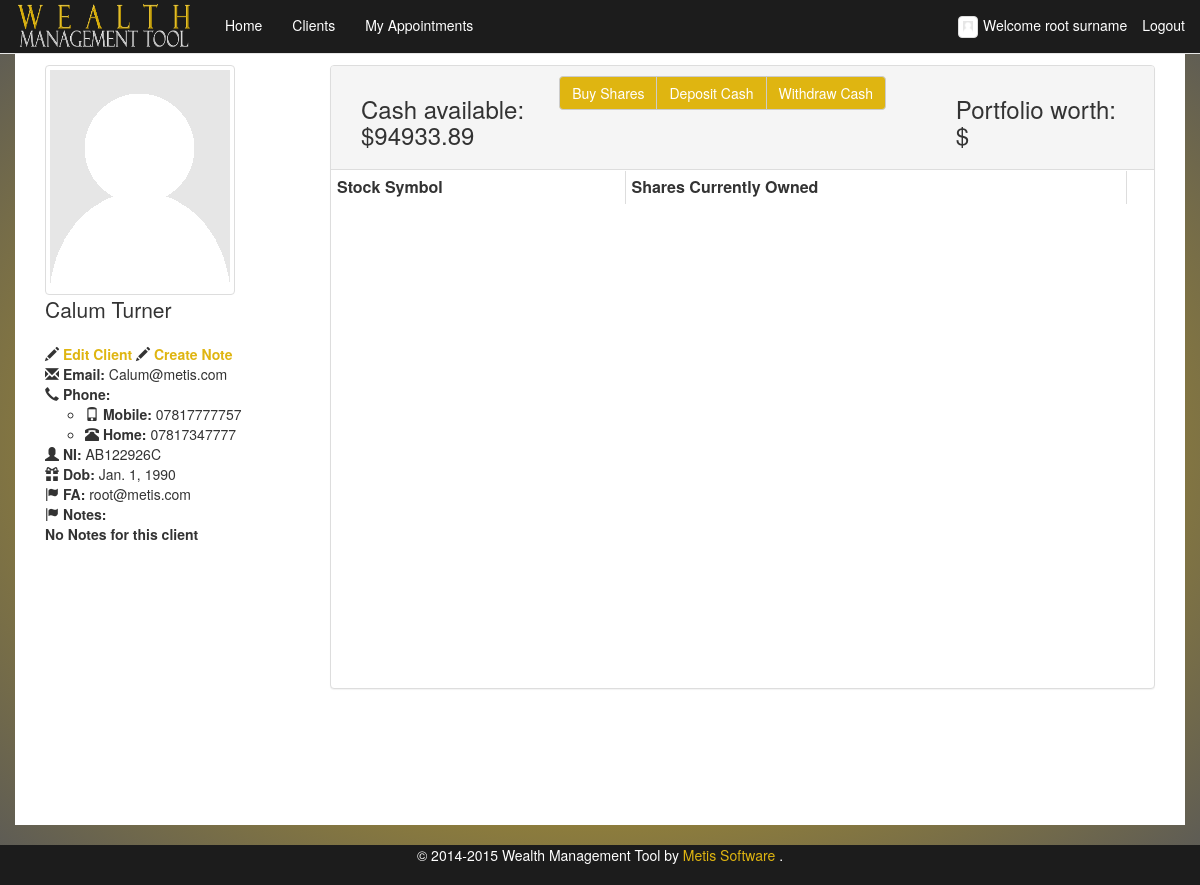
/client_details/?client=AB122926C (signed in), run on the app's committed database.
### wms/models.py (models this page shows, shortened)
class FA(AbstractBaseUser, PermissionsMixin):
    email = models.EmailField(max_length=64, unique=True)
    first_name = models.CharField(max_length=64, default="**DEFAULT**")
    middle_name = models.CharField(max_length=64, blank=True)
    surname = models.CharField(max_length=64, default="**DEFAULT**")
    image = models.ImageField(upload_to='fa_images', default='/media/person-placeholder.png')
    dob = models.DateField(default="1990-01-01")
    ni_regex = RegexValidator(regex=r'^(?!BG)(?!GB)(?!NK)(?!KN)(?!TN)(?!NT)(?!ZZ)(?:[A-CEGHJ-PR-TW-Z][A-CEGHJ-NPR-TW-Z])(?:\s*\d\s*){6}([A-D]|\s)$', message="Must be in the format: 'AA999999A', restrictions to characters apply'")
    ni_number = models.CharField(
        max_length=9, validators=[ni_regex], primary_key=True)
    is_staff=models.BooleanField(default=False)
    is_admin=models.BooleanField(default=False)
    is_active=models.BooleanField(default=False)
    USERNAME_FIELD = 'email'
    REQUIRED_FIELDS = ['first_name', 'surname', 'dob', 'ni_number']
    objects = FAUserManager()

class Client(models.Model):
    first_name = models.CharField(max_length=64)
    middle_name = models.CharField(max_length=64, blank=True)
    surname = models.CharField(max_length=64)
    image = models.ImageField(upload_to='client_images', default='/media/person-placeholder.png')
    dob = models.DateField(default="1990-01-01")
    ni_regex = RegexValidator(regex=r'^(?!BG)(?!GB)(?!NK)(?!KN)(?!TN)(?!NT)(?!ZZ)(?:[A-CEGHJ-PR-TW-Z][A-CEGHJ-NPR-TW-Z])(?:\s*\d\s*){6}([A-D]|\s)$', message="Must be in the format: 'AA999999A', restrictions to characters apply'")
    ni_number = models.CharField(max_length=9, validators=[ni_regex], primary_key=True)
    email = models.EmailField(max_length=64)
    phone_regex = RegexValidator(
        regex=r'^\+?1?\d{9,15}$',
        message="Not a valid phone number. Up to 9 digits allowed.")
    home_phone = models.CharField(
        max_length=11, validators=[phone_regex], blank=True
    )
    mob_phone = models.CharField(
        max_length=11, validators=[phone_regex], blank=True
    )
    cash = models.DecimalField(max_digits=20, decimal_places=2)
    fa = models.ForeignKey(FA)
    twitter_username = models.CharField(validators=[RegexValidator(
                                                    regex="^(\w){1,15}$",
                                                    message="Not a valid username,please remove @ and max of 15 cahracters"
                                                    )],
                                        blank=True, max_length= 15)
    twitter_widget_id = models.CharField(max_length=18, blank=True,
                                         validators=[RegexValidator(
                                             regex='[\d]{18}',
                                             message="Not a valid Twitter widget id. must be 18 digits"
                                         )])

### wms/views.py (the view, shortened to what this page needs)
# urls.py: url(r'^client_details/', 'client_details', name='client_details'),
@login_required
def client_details(request):
    get_params = request.GET
    if(get_params.get('client') is None):
        return HttpResponseRedirect('/clients/')
    else:
        try:
            client = Client.objects.get(ni_number=get_params.get('client'))
            shares = Share.objects.filter(owner=get_params.get('client'))
            Notes = MeetingNotes.objects.filter(client=get_params.get('client'))
            sorted_Shares = {}
            owned_shares = {}
            if client.twitter_username=="":
                twitter = False
            else:
                twitter = True
            return render_to_response('wms/client_details.html',
                                      {'client_details': client,'shares': sorted_Shares,'owned_shares':owned_shares,'twitter':twitter,'notes':Notes}, context_instance=RequestContext(request))
        except ObjectDoesNotExist:
            return render_to_response('wms/client_details.html',{}, context_instance=RequestContext)

### wms/templates/wms/client_details.html (shortened to what this page needs)
{% extends "wms/base_boot.html" %}
{% load staticfiles %}
{% load custom_filters %}
{% block content %}
{% if client_details %}
    <div class="container">
        <div class="col-md-3 col-sm-3">
            <img class="img-responsive img-thumbnail" src="{{ client_details.image.url }}" alt="Person Placeholder">
            <p class="lead">{{client_details.first_name}} {{client_details.middle_name}} {{client_details.surname}}</p>
            <ul class="list-unstyled">
                <li>
                    <span class="glyphicon glyphicon-pencil"></span> <strong><a href="{% url "edit_client" client_details.ni_number %}">Edit Client </a></strong>
                    <span class="glyphicon glyphicon-pencil"></span> <strong><a href="{% url "create_note" client_details.ni_number %}">Create Note </a></strong>
                </li>
                <li>
                    <span class="glyphicon glyphicon-envelope"> </span> <strong>Email:</strong> {{ client_details.email}}
                </li>
                <li>
                    <span class="glyphicon glyphicon-earphone"></span> <strong>Phone:</strong>
                    <ul class="">
                        <li>
                            <span class="glyphicon glyphicon-phone"></span> <strong>Mobile:</strong> {{ client_details.mob_phone}}
                        </li>
                        <li>
                            <span class="glyphicon glyphicon-phone-alt"></span> <strong>Home:</strong> {{ client_details.home_phone}}
                        </li>
                    </ul>
                </li>
                <li>
                    <span class="glyphicon glyphicon-user"></span> <strong data-toggle="tooltip" data-placement="right" title="National Insurance Number">NI:</strong> {{client_details.ni_number}}
                </li>
                <li>
                    <span class="glyphicon glyphicon-gift"></span> <strong data-toggle="tooltip" data-placement="right" title="Date of Birth">Dob:</strong> {{client_details.dob}}
                </li>
                <li>
                    <span class="glyphicon glyphicon-flag" ></span> <strong data-toggle="tooltip" data-placement="right" title="Financial Adviser">FA:</strong> {{client_details.fa}}
                </li>
                <li>
                <span class="glyphicon glyphicon-flag" ></span> <strong data-toggle="tooltip" data-placement="right" title="Notes">Notes:</strong>
            </li>
	    {% if notes %}
	    {% for n in notes %}
	    <li>{{n.event.startDateTime.date}}</li>
	    <li>{{n.note}}</li>
		{% endfor %}
		{% else %}
		<strong> No Notes for this client </strong>
		{% endif %}
        </ul>
    </div>
        <div class = "col-md-9 col-sm-9">
            <div class="container-fluid panel panel-default" id="users" >
                <div class="row panel-heading">
                    <h3 class="col-md-3 col-xs-3">Cash available: $<span class="client_cash_available">{{ client_details.cash }}</span></h3>
                    <div class="btn-group col-md-6 col-xs-6" style="margin-bottom:1%;">
                        <button type="button" class="btn btn-default" data-toggle="modal" data-target="#StockModal">Buy Shares</button>
                        <button type="button" class="btn btn-default" data-toggle="modal" data-target="#DepositModal">Deposit Cash</button>
                        <button type="button" class="btn btn-default" data-toggle="modal" data-target="#WithdrawModal">Withdraw Cash</button>
                     </div>
                    <h3 class="col-md-3 col-xs-3">Portfolio worth: $ </h3>
                </div>
                <div class="panel-body row table-responsive" style="height: 70%; padding: 1px 1px 1px 1px;">
                    <table class="table table-bordered table-condensed table-hover col-md-12" style="background-color: #ffffff; margin-bottom: 0; ">
                        <thead>
                            <th>Stock Symbol</th>
                            <th>Shares Currently Owned</th>
                            <th></th>
                        </thead>
                            </table>
                </div>
            </div>
        </div>
    </div>
    </div>
    {% else %}
        <p>No client data</p>
    {% endif %}
{%  endblock %}

### wms/templates/wms/base_boot.html (shortened to what this page needs)
{% load staticfiles %}
<html>
<head>
<link rel="stylesheet" type="text/css" href="{% static 'wms/css/style-bootstrap.css' %}" />
<link href="{% static "wms/css/bootstrap.css" %}" rel="stylesheet">
<link href="{% static "wms/css/magnific-popup.css" %}" rel="stylesheet" type="text/css">
<link rel="stylesheet" type="text/css" href="{% static "wms/css/jquery.fancybox.css" %}" media="screen" />
<link href="{% static "wms/css/bootstrap-sticky-footer.css" %}" rel="stylesheet">
</head>
<body>
<nav class="navbar navbar-default navbar-fixed-top" id="home">
	<div class="container-fluid">
		<div class="navbar-header">
			<a href="/" class="navbar-brand">
				<img src="{% static "wms/images/logo.png" %}" alt="Wealth Management Tool" height="54" width="180" style="margin-top: -15px;" /></a>
		</div>
		<div id="navbar" class="navbar-collapse collapse">
			<ul class="nav navbar-nav">
				<li><a id="home" href="/">Home</a></li>
				<li><a id="clients" href="/clients/">Clients</a></li>
				<li><a id="appointments" href="/appointments/">My Appointments</a></li>
			</ul>
			<ul class="nav navbar-nav navbar-right">
				{% if user.is_authenticated %}
				<li class="text-center" style="padding-top: 15px;padding-bottom: 15px;"><img src="{{ user.image.url }}" class="img-responsive img-thumbnail" style="max-width: 20px; margin-right:5px;"/>Welcome  {{ user.first_name }} {{ user.surname }}</li>
				<li ><a href="/logout">Logout</a>
				</li>
				{% endif %}
			</ul>
		</div>
	</div>
</nav>
<div class="container" style="overflow-x: hidden">
	{% block content %}
	{% endblock %}
<footer class="footer">
		<p class="text-center" style="color:#FFFFFF;">© 2014-2015 Wealth Management Tool by  <a style="color:#dfb511;"href="http://www.metissoftware.co.uk" target="_blank"> Metis Software </a>.</p>
</footer>
</body>
</html>

### data on the page
FA: image (placeholder picture), first_name "root", surname "surname"
Client: image (placeholder picture), first_name "Calum", surname "Turner", email "Calum@metis.com", mob_phone "07817777757", home_phone "07817347777", ni_number "AB122926C", dob "Jan. 1, 1990", fa "root@metis.com", cash "94933.89"
